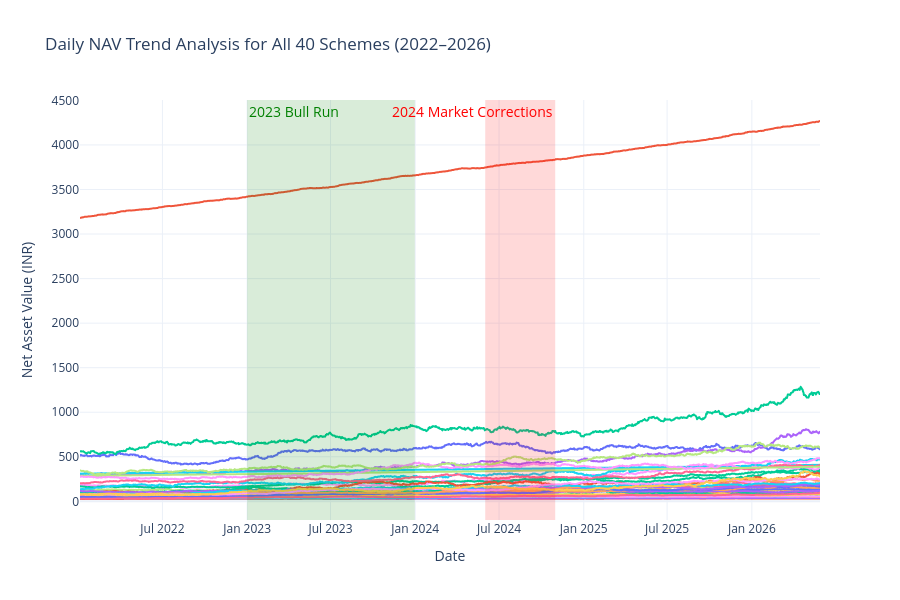

The notebook cell this image was saved under:
### Markdown cell above
## 1. NAV Trend Analysis (2022–2026)

### Code cell
# Chart 1: Daily NAV Trend Analysis for All 40 Schemes
nav_merged = fact_nav.merge(dim_fund[['amfi_code', 'scheme_name', 'sub_category']], on='amfi_code')
fig1 = px.line(
    nav_merged,
    x='date',
    y='nav',
    color='scheme_name',
    title='Daily NAV Trend Analysis for All 40 Schemes (2022–2026)',
    labels={'date': 'Date', 'nav': 'Net Asset Value (INR)', 'scheme_name': 'Scheme Name'}
)
fig1.update_layout(showlegend=False, template='plotly_white', height=600)
fig1.add_vrect(
    x0="2023-01-01", x1="2023-12-31",
    fillcolor="green", opacity=0.15, line_width=0,
    annotation_text="2023 Bull Run", annotation_position="top left",
    annotation=dict(font_size=14, font_color="green")
)
fig1.add_vrect(
    x0="2024-06-01", x1="2024-10-31",
    fillcolor="red", opacity=0.15, line_width=0,
    annotation_text="2024 Market Corrections", annotation_position="top right",
    annotation=dict(font_size=14, font_color="red")
)
fig1.show()

### Figure 1 — Plotly figure (JSON) as saved in the notebook; plotly's stock layout.template omitted (floating-point values rounded to 4 significant figures; data arrays with more than 128 entries replaced by an {"elided": "..."} marker saying what was removed)
{"data": [{"hovertemplate": "Scheme Name=HDFC Top 100 Fund - Regular Plan - Growth<br>Date=%{x}<br>Net Asset Value (INR)=%{y}<extra></extra>", "legendgroup": "HDFC Top 100 Fund - Regular Plan - Growth", "line": {"color": "#636efa", "dash": "solid"}, "marker": {"symbol": "circle"}, "mode": "lines", "name": "HDFC Top 100 Fund - Regular Plan - Growth", "showlegend": true, "type": "scattergl", "x": {"elided": "1150 str values"}, "xaxis": "x", "y": {"elided": "1150 float values"}, "yaxis": "y"}, {"hovertemplate": "Scheme Name=HDFC Short Term Debt Fund - Regular - Growth<br>Date=%{x}<br>Net Asset Value (INR)=%{y}<extra></extra>", "legendgroup": "HDFC Short Term Debt Fund - Regular - Growth", "line": {"color": "#EF553B", "dash": "solid"}, "marker": {"symbol": "circle"}, "mode": "lines", "name": "HDFC Short Term Debt Fund - Regular - Growth", "showlegend": true, "type": "scattergl", "x": {"elided": "1150 str values"}, "xaxis": "x", "y": {"elided": "1150 float values"}, "yaxis": "y"}, {"hovertemplate": "Scheme Name=HDFC Mid-Cap Opportunities Fund - Regular - Growth<br>Date=%{x}<br>Net Asset Value (INR)=%{y}<extra></extra>", "legendgroup": "HDFC Mid-Cap Opportunities Fund - Regular - Growth", "line": {"color": "#00cc96", "dash": "solid"}, "marker": {"symbol": "circle"}, "mode": "lines", "name": "HDFC Mid-Cap Opportunities Fund - Regular - Growth", "showlegend": true, "type": "scattergl", "x": {"elided": "1150 str values"}, "xaxis": "x", "y": {"elided": "1150 float values"}, "yaxis": "y"}, {"hovertemplate": "Scheme Name=ABSL Frontline Equity Fund - Regular - Growth<br>Date=%{x}<br>Net Asset Value (INR)=%{y}<extra></extra>", "legendgroup": "ABSL Frontline Equity Fund - Regular - Growth", "line": {"color": "#ab63fa", "dash": "solid"}, "marker": {"symbol": "circle"}, "mode": "lines", "name": "ABSL Frontline Equity Fund - Regular - Growth", "showlegend": true, "type": "scattergl", "x": {"elided": "1150 str values"}, "xaxis": "x", "y": {"elided": "1150 float values"}, "yaxis": "y"}, {"hovertemplate": "Scheme Name=ABSL Small Cap Fund - Regular - Growth<br>Date=%{x}<br>Net Asset Value (INR)=%{y}<extra></extra>", "legendgroup": "ABSL Small Cap Fund - Regular - Growth", "line": {"color": "#FFA15A", "dash": "solid"}, "marker": {"symbol": "circle"}, "mode": "lines", "name": "ABSL Small Cap Fund - Regular - Growth", "showlegend": true, "type": "scattergl", "x": {"elided": "1150 str values"}, "xaxis": "x", "y": {"elided": "1150 float values"}, "yaxis": "y"}, {"hovertemplate": "Scheme Name=ABSL Liquid Fund - Regular - Growth<br>Date=%{x}<br>Net Asset Value (INR)=%{y}<extra></extra>", "legendgroup": "ABSL Liquid Fund - Regular - Growth", "line": {"color": "#19d3f3", "dash": "solid"}, "marker": {"symbol": "circle"}, "mode": "lines", "name": "ABSL Liquid Fund - Regular - Growth", "showlegend": true, "type": "scattergl", "x": {"elided": "1150 str values"}, "xaxis": "x", "y": {"elided": "1150 float values"}, "yaxis": "y"}, {"hovertemplate": "Scheme Name=UTI Nifty 50 Index Fund - Regular - Growth<br>Date=%{x}<br>Net Asset Value (INR)=%{y}<extra></extra>", "legendgroup": "UTI Nifty 50 Index Fund - Regular - Growth", "line": {"color": "#FF6692", "dash": "solid"}, "marker": {"symbol": "circle"}, "mode": "lines", "name": "UTI Nifty 50 Index Fund - Regular - Growth", "showlegend": true, "type": "scattergl", "x": {"elided": "1150 str values"}, "xaxis": "x", "y": {"elided": "1150 float values"}, "yaxis": "y"}, {"hovertemplate": "Scheme Name=UTI Mid Cap Fund - Regular - Growth<br>Date=%{x}<br>Net Asset Value (INR)=%{y}<extra></extra>", "legendgroup": "UTI Mid Cap Fund - Regular - Growth", "line": {"color": "#B6E880", "dash": "solid"}, "marker": {"symbol": "circle"}, "mode": "lines", "name": "UTI Mid Cap Fund - Regular - Growth", "showlegend": true, "type": "scattergl", "x": {"elided": "1150 str values"}, "xaxis": "x", "y": {"elided": "1150 float values"}, "yaxis": "y"}, {"hovertemplate": "Scheme Name=UTI Flexi Cap Fund - Regular - Growth<br>Date=%{x}<br>Net Asset Value (INR)=%{y}<extra></extra>", "legendgroup": "UTI Flexi Cap Fund - Regular - Growth", "line": {"color": "#FF97FF", "dash": "solid"}, "marker": {"symbol": "circle"}, "mode": "lines", "name": "UTI Flexi Cap Fund - Regular - Growth", "showlegend": true, "type": "scattergl", "x": {"elided": "1150 str values"}, "xaxis": "x", "y": {"elided": "1150 float values"}, "yaxis": "y"}, {"hovertemplate": "Scheme Name=Nippon India Large Cap Fund - Regular - Growth<br>Date=%{x}<br>Net Asset Value (INR)=%{y}<extra></extra>", "legendgroup": "Nippon India Large Cap Fund - Regular - Growth", "line": {"color": "#FECB52", "dash": "solid"}, "marker": {"symbol": "circle"}, "mode": "lines", "name": "Nippon India Large Cap Fund - Regular - Growth", "showlegend": true, "type": "scattergl", "x": {"elided": "1150 str values"}, "xaxis": "x", "y": {"elided": "1150 float values"}, "yaxis": "y"}, {"hovertemplate": "Scheme Name=Nippon India Large Cap Fund - Direct - Growth<br>Date=%{x}<br>Net Asset Value (INR)=%{y}<extra></extra>", "legendgroup": "Nippon India Large Cap Fund - Direct - Growth", "line": {"color": "#636efa", "dash": "solid"}, "marker": {"symbol": "circle"}, "mode": "lines", "name": "Nippon India Large Cap Fund - Direct - Growth", "showlegend": true, "type": "scattergl", "x": {"elided": "1150 str values"}, "xaxis": "x", "y": {"elided": "1150 float values"}, "yaxis": "y"}, {"hovertemplate": "Scheme Name=Nippon India Small Cap Fund - Regular - Growth<br>Date=%{x}<br>Net Asset Value (INR)=%{y}<extra></extra>", "legendgroup": "Nippon India Small Cap Fund - Regular - Growth", "line": {"color": "#EF553B", "dash": "solid"}, "marker": {"symbol": "circle"}, "mode": "lines", "name": "Nippon India Small Cap Fund - Regular - Growth", "showlegend": true, "type": "scattergl", "x": {"elided": "1150 str values"}, "xaxis": "x", "y": {"elided": "1150 float values"}, "yaxis": "y"}, {"hovertemplate": "Scheme Name=Nippon India ETF Nifty 50 BeES<br>Date=%{x}<br>Net Asset Value (INR)=%{y}<extra></extra>", "legendgroup": "Nippon India ETF Nifty 50 BeES", "line": {"color": "#00cc96", "dash": "solid"}, "marker": {"symbol": "circle"}, "mode": "lines", "name": "Nippon India ETF Nifty 50 BeES", "showlegend": true, "type": "scattergl", "x": {"elided": "1150 str values"}, "xaxis": "x", "y": {"elided": "1150 float values"}, "yaxis": "y"}, {"hovertemplate": "Scheme Name=Nippon India Gilt Securities Fund - Regular - Growth<br>Date=%{x}<br>Net Asset Value (INR)=%{y}<extra></extra>", "legendgroup": "Nippon India Gilt Securities Fund - Regular - Growth", "line": {"color": "#ab63fa", "dash": "solid"}, "marker": {"symbol": "circle"}, "mode": "lines", "name": "Nippon India Gilt Securities Fund - Regular - Growth", "showlegend": true, "type": "scattergl", "x": {"elided": "1150 str values"}, "xaxis": "x", "y": {"elided": "1150 float values"}, "yaxis": "y"}, {"hovertemplate": "Scheme Name=Axis Bluechip Fund - Regular - Growth<br>Date=%{x}<br>Net Asset Value (INR)=%{y}<extra></extra>", "legendgroup": "Axis Bluechip Fund - Regular - Growth", "line": {"color": "#FFA15A", "dash": "solid"}, "marker": {"symbol": "circle"}, "mode": "lines", "name": "Axis Bluechip Fund - Regular - Growth", "showlegend": true, "type": "scattergl", "x": {"elided": "1150 str values"}, "xaxis": "x", "y": {"elided": "1150 float values"}, "yaxis": "y"}, {"hovertemplate": "Scheme Name=Axis Bluechip Fund - Direct - Growth<br>Date=%{x}<br>Net Asset Value (INR)=%{y}<extra></extra>", "legendgroup": "Axis Bluechip Fund - Direct - Growth", "line": {"color": "#19d3f3", "dash": "solid"}, "marker": {"symbol": "circle"}, "mode": "lines", "name": "Axis Bluechip Fund - Direct - Growth", "showlegend": true, "type": "scattergl", "x": {"elided": "1150 str values"}, "xaxis": "x", "y": {"elided": "1150 float values"}, "yaxis": "y"}, {"hovertemplate": "Scheme Name=Axis Midcap Fund - Regular - Growth<br>Date=%{x}<br>Net Asset Value (INR)=%{y}<extra></extra>", "legendgroup": "Axis Midcap Fund - Regular - Growth", "line": {"color": "#FF6692", "dash": "solid"}, "marker": {"symbol": "circle"}, "mode": "lines", "name": "Axis Midcap Fund - Regular - Growth", "showlegend": true, "type": "scattergl", "x": {"elided": "1150 str values"}, "xaxis": "x", "y": {"elided": "1150 float values"}, "yaxis": "y"}, {"hovertemplate": "Scheme Name=Axis Small Cap Fund - Regular - Growth<br>Date=%{x}<br>Net Asset Value (INR)=%{y}<extra></extra>", "legendgroup": "Axis Small Cap Fund - Regular - Growth", "line": {"color": "#B6E880", "dash": "solid"}, "marker": {"symbol": "circle"}, "mode": "lines", "name": "Axis Small Cap Fund - Regular - Growth", "showlegend": true, "type": "scattergl", "x": {"elided": "1150 str values"}, "xaxis": "x", "y": {"elided": "1150 float values"}, "yaxis": "y"}, {"hovertemplate": "Scheme Name=SBI Magnum Gilt Fund - Regular Plan - Growth<br>Date=%{x}<br>Net Asset Value (INR)=%{y}<extra></extra>", "legendgroup": "SBI Magnum Gilt Fund - Regular Plan - Growth", "line": {"color": "#FF97FF", "dash": "solid"}, "marker": {"symbol": "circle"}, "mode": "lines", "name": "SBI Magnum Gilt Fund - Regular Plan - Growth", "showlegend": true, "type": "scattergl", "x": {"elided": "1150 str values"}, "xaxis": "x", "y": {"elided": "1150 float values"}, "yaxis": "y"}, {"hovertemplate": "Scheme Name=SBI Bluechip Fund - Regular Plan - Growth<br>Date=%{x}<br>Net Asset Value (INR)=%{y}<extra></extra>", "legendgroup": "SBI Bluechip Fund - Regular Plan - Growth", "line": {"color": "#FECB52", "dash": "solid"}, "marker": {"symbol": "circle"}, "mode": "lines", "name": "SBI Bluechip Fund - Regular Plan - Growth", "showlegend": true, "type": "scattergl", "x": {"elided": "1150 str values"}, "xaxis": "x", "y": {"elided": "1150 float values"}, "yaxis": "y"}, {"hovertemplate": "Scheme Name=SBI Bluechip Fund - Direct Plan - Growth<br>Date=%{x}<br>Net Asset Value (INR)=%{y}<extra></extra>", "legendgroup": "SBI Bluechip Fund - Direct Plan - Growth", "line": {"color": "#636efa", "dash": "solid"}, "marker": {"symbol": "circle"}, "mode": "lines", "name": "SBI Bluechip Fund - Direct Plan - Growth", "showlegend": true, "type": "scattergl", "x": {"elided": "1150 str values"}, "xaxis": "x", "y": {"elided": "1150 float values"}, "yaxis": "y"}, {"hovertemplate": "Scheme Name=SBI Small Cap Fund - Regular Plan - Growth<br>Date=%{x}<br>Net Asset Value (INR)=%{y}<extra></extra>", "legendgroup": "SBI Small Cap Fund - Regular Plan - Growth", "line": {"color": "#EF553B", "dash": "solid"}, "marker": {"symbol": "circle"}, "mode": "lines", "name": "SBI Small Cap Fund - Regular Plan - Growth", "showlegend": true, "type": "scattergl", "x": {"elided": "1150 str values"}, "xaxis": "x", "y": {"elided": "1150 float values"}, "yaxis": "y"}, {"hovertemplate": "Scheme Name=SBI Small Cap Fund - Direct Plan - Growth<br>Date=%{x}<br>Net Asset Value (INR)=%{y}<extra></extra>", "legendgroup": "SBI Small Cap Fund - Direct Plan - Growth", "line": {"color": "#00cc96", "dash": "solid"}, "marker": {"symbol": "circle"}, "mode": "lines", "name": "SBI Small Cap Fund - Direct Plan - Growth", "showlegend": true, "type": "scattergl", "x": {"elided": "1150 str values"}, "xaxis": "x", "y": {"elided": "1150 float values"}, "yaxis": "y"}, {"hovertemplate": "Scheme Name=ICICI Pru Bluechip Fund - Regular - Growth<br>Date=%{x}<br>Net Asset Value (INR)=%{y}<extra></extra>", "legendgroup": "ICICI Pru Bluechip Fund - Regular - Growth", "line": {"color": "#ab63fa", "dash": "solid"}, "marker": {"symbol": "circle"}, "mode": "lines", "name": "ICICI Pru Bluechip Fund - Regular - Growth", "showlegend": true, "type": "scattergl", "x": {"elided": "1150 str values"}, "xaxis": "x", "y": {"elided": "1150 float values"}, "yaxis": "y"}, {"hovertemplate": "Scheme Name=ICICI Pru Bluechip Fund - Direct - Growth<br>Date=%{x}<br>Net Asset Value (INR)=%{y}<extra></extra>", "legendgroup": "ICICI Pru Bluechip Fund - Direct - Growth", "line": {"color": "#FFA15A", "dash": "solid"}, "marker": {"symbol": "circle"}, "mode": "lines", "name": "ICICI Pru Bluechip Fund - Direct - Growth", "showlegend": true, "type": "scattergl", "x": {"elided": "1150 str values"}, "xaxis": "x", "y": {"elided": "1150 float values"}, "yaxis": "y"}, {"hovertemplate": "Scheme Name=ICICI Pru Midcap Fund - Regular - Growth<br>Date=%{x}<br>Net Asset Value (INR)=%{y}<extra></extra>", "legendgroup": "ICICI Pru Midcap Fund - Regular - Growth", "line": {"color": "#19d3f3", "dash": "solid"}, "marker": {"symbol": "circle"}, "mode": "lines", "name": "ICICI Pru Midcap Fund - Regular - Growth", "showlegend": true, "type": "scattergl", "x": {"elided": "1150 str values"}, "xaxis": "x", "y": {"elided": "1150 float values"}, "yaxis": "y"}, {"hovertemplate": "Scheme Name=ICICI Pru Value Discovery Fund - Regular - Growth<br>Date=%{x}<br>Net Asset Value (INR)=%{y}<extra></extra>", "legendgroup": "ICICI Pru Value Discovery Fund - Regular - Growth", "line": {"color": "#FF6692", "dash": "solid"}, "marker": {"symbol": "circle"}, "mode": "lines", "name": "ICICI Pru Value Discovery Fund - Regular - Growth", "showlegend": true, "type": "scattergl", "x": {"elided": "1150 str values"}, "xaxis": "x", "y": {"elided": "1150 float values"}, "yaxis": "y"}, {"hovertemplate": "Scheme Name=ICICI Pru Liquid Fund - Regular - Growth<br>Date=%{x}<br>Net Asset Value (INR)=%{y}<extra></extra>", "legendgroup": "ICICI Pru Liquid Fund - Regular - Growth", "line": {"color": "#B6E880", "dash": "solid"}, "marker": {"symbol": "circle"}, "mode": "lines", "name": "ICICI Pru Liquid Fund - Regular - Growth", "showlegend": true, "type": "scattergl", "x": {"elided": "1150 str values"}, "xaxis": "x", "y": {"elided": "1150 float values"}, "yaxis": "y"}, {"hovertemplate": "Scheme Name=Kotak Bluechip Fund - Regular - Growth<br>Date=%{x}<br>Net Asset Value (INR)=%{y}<extra></extra>", "legendgroup": "Kotak Bluechip Fund - Regular - Growth", "line": {"color": "#FF97FF", "dash": "solid"}, "marker": {"symbol": "circle"}, "mode": "lines", "name": "Kotak Bluechip Fund - Regular - Growth", "showlegend": true, "type": "scattergl", "x": {"elided": "1150 str values"}, "xaxis": "x", "y": {"elided": "1150 float values"}, "yaxis": "y"}, {"hovertemplate": "Scheme Name=Kotak Emerging Equity Fund - Regular - Growth<br>Date=%{x}<br>Net Asset Value (INR)=%{y}<extra></extra>", "legendgroup": "Kotak Emerging Equity Fund - Regular - Growth", "line": {"color": "#FECB52", "dash": "solid"}, "marker": {"symbol": "circle"}, "mode": "lines", "name": "Kotak Emerging Equity Fund - Regular - Growth", "showlegend": true, "type": "scattergl", "x": {"elided": "1150 str values"}, "xaxis": "x", "y": {"elided": "1150 float values"}, "yaxis": "y"}, {"hovertemplate": "Scheme Name=Kotak Flexicap Fund - Regular - Growth<br>Date=%{x}<br>Net Asset Value (INR)=%{y}<extra></extra>", "legendgroup": "Kotak Flexicap Fund - Regular - Growth", "line": {"color": "#636efa", "dash": "solid"}, "marker": {"symbol": "circle"}, "mode": "lines", "name": "Kotak Flexicap Fund - Regular - Growth", "showlegend": true, "type": "scattergl", "x": {"elided": "1150 str values"}, "xaxis": "x", "y": {"elided": "1150 float values"}, "yaxis": "y"}, {"hovertemplate": "Scheme Name=Kotak Liquid Fund - Regular - Growth<br>Date=%{x}<br>Net Asset Value (INR)=%{y}<extra></extra>", "legendgroup": "Kotak Liquid Fund - Regular - Growth", "line": {"color": "#EF553B", "dash": "solid"}, "marker": {"symbol": "circle"}, "mode": "lines", "name": "Kotak Liquid Fund - Regular - Growth", "showlegend": true, "type": "scattergl", "x": {"elided": "1150 str values"}, "xaxis": "x", "y": {"elided": "1150 float values"}, "yaxis": "y"}, {"hovertemplate": "Scheme Name=HDFC Top 100 Fund - Direct Plan - Growth<br>Date=%{x}<br>Net Asset Value (INR)=%{y}<extra></extra>", "legendgroup": "HDFC Top 100 Fund - Direct Plan - Growth", "line": {"color": "#00cc96", "dash": "solid"}, "marker": {"symbol": "circle"}, "mode": "lines", "name": "HDFC Top 100 Fund - Direct Plan - Growth", "showlegend": true, "type": "scattergl", "x": {"elided": "1150 str values"}, "xaxis": "x", "y": {"elided": "1150 float values"}, "yaxis": "y"}, {"hovertemplate": "Scheme Name=HDFC Mid-Cap Opportunities Fund - Direct - Growth<br>Date=%{x}<br>Net Asset Value (INR)=%{y}<extra></extra>", "legendgroup": "HDFC Mid-Cap Opportunities Fund - Direct - Growth", "line": {"color": "#ab63fa", "dash": "solid"}, "marker": {"symbol": "circle"}, "mode": "lines", "name": "HDFC Mid-Cap Opportunities Fund - Direct - Growth", "showlegend": true, "type": "scattergl", "x": {"elided": "1150 str values"}, "xaxis": "x", "y": {"elided": "1150 float values"}, "yaxis": "y"}, {"hovertemplate": "Scheme Name=Mirae Asset Large Cap Fund - Regular - Growth<br>Date=%{x}<br>Net Asset Value (INR)=%{y}<extra></extra>", "legendgroup": "Mirae Asset Large Cap Fund - Regular - Growth", "line": {"color": "#FFA15A", "dash": "solid"}, "marker": {"symbol": "circle"}, "mode": "lines", "name": "Mirae Asset Large Cap Fund - Regular - Growth", "showlegend": true, "type": "scattergl", "x": {"elided": "1150 str values"}, "xaxis": "x", "y": {"elided": "1150 float values"}, "yaxis": "y"}, {"hovertemplate": "Scheme Name=Mirae Asset Emerging Bluechip Fund - Regular - Growth<br>Date=%{x}<br>Net Asset Value (INR)=%{y}<extra></extra>", "legendgroup": "Mirae Asset Emerging Bluechip Fund - Regular - Growth", "line": {"color": "#19d3f3", "dash": "solid"}, "marker": {"symbol": "circle"}, "mode": "lines", "name": "Mirae Asset Emerging Bluechip Fund - Regular - Growth", "showlegend": true, "type": "scattergl", "x": {"elided": "1150 str values"}, "xaxis": "x", "y": {"elided": "1150 float values"}, "yaxis": "y"}, {"hovertemplate": "Scheme Name=Mirae Asset Tax Saver Fund - Regular - Growth<br>Date=%{x}<br>Net Asset Value (INR)=%{y}<extra></extra>", "legendgroup": "Mirae Asset Tax Saver Fund - Regular - Growth", "line": {"color": "#FF6692", "dash": "solid"}, "marker": {"symbol": "circle"}, "mode": "lines", "name": "Mirae Asset Tax Saver Fund - Regular - Growth", "showlegend": true, "type": "scattergl", "x": {"elided": "1150 str values"}, "xaxis": "x", "y": {"elided": "1150 float values"}, "yaxis": "y"}, {"hovertemplate": "Scheme Name=DSP Top 100 Equity Fund - Regular - Growth<br>Date=%{x}<br>Net Asset Value (INR)=%{y}<extra></extra>", "legendgroup": "DSP Top 100 Equity Fund - Regular - Growth", "line": {"color": "#B6E880", "dash": "solid"}, "marker": {"symbol": "circle"}, "mode": "lines", "name": "DSP Top 100 Equity Fund - Regular - Growth", "showlegend": true, "type": "scattergl", "x": {"elided": "1150 str values"}, "xaxis": "x", "y": {"elided": "1150 float values"}, "yaxis": "y"}, {"hovertemplate": "Scheme Name=DSP Midcap Fund - Regular - Growth<br>Date=%{x}<br>Net Asset Value (INR)=%{y}<extra></extra>", "legendgroup": "DSP Midcap Fund - Regular - Growth", "line": {"color": "#FF97FF", "dash": "solid"}, "marker": {"symbol": "circle"}, "mode": "lines", "name": "DSP Midcap Fund - Regular - Growth", "showlegend": true, "type": "scattergl", "x": {"elided": "1150 str values"}, "xaxis": "x", "y": {"elided": "1150 float values"}, "yaxis": "y"}, {"hovertemplate": "Scheme Name=DSP Small Cap Fund - Regular - Growth<br>Date=%{x}<br>Net Asset Value (INR)=%{y}<extra></extra>", "legendgroup": "DSP Small Cap Fund - Regular - Growth", "line": {"color": "#FECB52", "dash": "solid"}, "marker": {"symbol": "circle"}, "mode": "lines", "name": "DSP Small Cap Fund - Regular - Growth", "showlegend": true, "type": "scattergl", "x": {"elided": "1150 str values"}, "xaxis": "x", "y": {"elided": "1150 float values"}, "yaxis": "y"}], "layout": {"annotations": [{"font": {"color": "green", "size": 14}, "showarrow": false, "text": "2023 Bull Run", "x": "2023-01-01", "xanchor": "left", "xref": "x", "y": 1, "yanchor": "top", "yref": "y domain"}, {"font": {"color": "red", "size": 14}, "showarrow": false, "text": "2024 Market Corrections", "x": "2024-10-31", "xanchor": "right", "xref": "x", "y": 1, "yanchor": "top", "yref": "y domain"}], "height": 600, "legend": {"title": {"text": "Scheme Name"}, "tracegroupgap": 0}, "shapes": [{"fillcolor": "green", "line": {"width": 0}, "opacity": 0.15, "type": "rect", "x0": "2023-01-01", "x1": "2023-12-31", "xref": "x", "y0": 0, "y1": 1, "yref": "y domain"}, {"fillcolor": "red", "line": {"width": 0}, "opacity": 0.15, "type": "rect", "x0": "2024-06-01", "x1": "2024-10-31", "xref": "x", "y0": 0, "y1": 1, "yref": "y domain"}], "showlegend": false, "title": {"text": "Daily NAV Trend Analysis for All 40 Schemes (2022–2026)"}, "xaxis": {"anchor": "y", "domain": [0.0, 1.0], "title": {"text": "Date"}}, "yaxis": {"anchor": "x", "domain": [0.0, 1.0], "title": {"text": "Net Asset Value (INR)"}}}}
